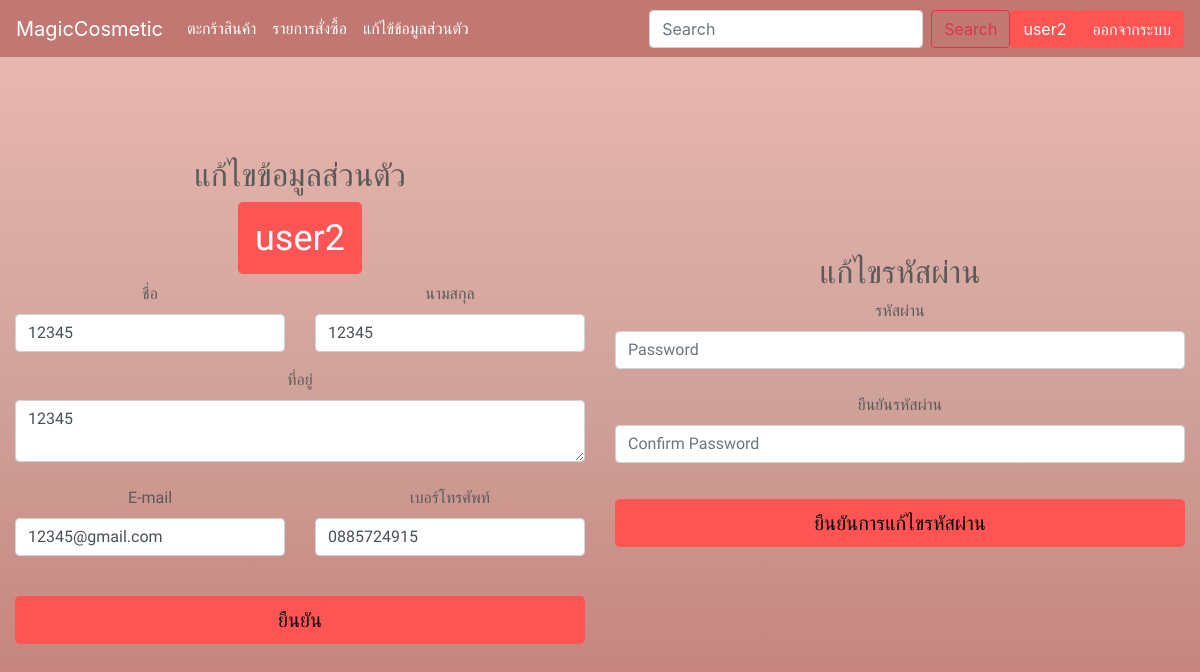
/Authentication/edit_user.php (signed in), run on the app's committed database.
### tables this page shows
CREATE TABLE `user` (
  `User_ID` int(11) NOT NULL,
  `Username` varchar(12) NOT NULL,
  `Password` varchar(80) NOT NULL,
  `User_fname` varchar(30) NOT NULL,
  `User_lname` varchar(30) NOT NULL,
  `User_add` varchar(50) NOT NULL,
  `User_email` varchar(30) NOT NULL,
  `User_tel` varchar(10) NOT NULL,
  `UserType_ID` int(11) NOT NULL
);

### Authentication/edit_user.php (the view, shortened to what this page needs)
<?php include('../header1.php');?>
<?php include "../connect.php"?>
<?php
$stmt = $pdo->prepare("SELECT * FROM user WHERE User_ID = ?");
$stmt->bindParam(1, $_SESSION["User_ID"]);
$stmt->execute();
$row = $stmt->fetch();
?>
<html>
<head>
</head>
<body>
<div class="container">
  <h2 class="font2" style="text-align: center;">แก้ไขข้อมูลส่วนตัว</h2>
  <form method="post" action="update_user.php" class="font2">
          <label for="inputUsername" class="btn btn-lg font1" style="background-color: #ff5454;color: #ffffff; font-size: 36px;"><?=$row["Username"]?></label>
<div class="row">
           <div class="col-md-6 mb-3">
          <label for="inputUser_fname">ชื่อ</label>
          <input type="text" id="User_fname" class="form-control"  value="<?=$row["User_fname"]?>" placeholder="First name" name="User_fname" required title="กรุณากรอกชื่อ" >
          </div>
 <div class="col-md-6 mb-3">
          <label for="inputUser_lname">นามสกุล</label>
          <input type="text" id="User_lname" class="form-control" value="<?=$row["User_lname"]?>" placeholder="Last name"	name="User_lname" required title="กรุณากรอกนามสกุล">
          </div>
</div>
          <label for="inputUser_Add">ที่อยู่</label>
          <textarea type="text" id="User_add" class="form-control" placeholder="Address"	name="User_add" required title="กรุณาที่อยู่" ><?=$row["User_add"]?></textarea><br>
      <div class="row">
      <div class="col-md-6 mb-3">
          <label for="inputUser_email">E-mail</label>
          <input type="text" id="User_email" class="form-control" value="<?=$row["User_email"]?>" placeholder="E-mail"	name="User_email" required title="กรุณากรอกอีเมลล์"><br></div>
<div class="col-md-6 mb-3">
          <label for="inputUser_tel">เบอร์โทรศัพท์</label>
          <input type="text" id="User_tel" class="form-control" value="<?=$row["User_tel"]?>" placeholder="Tel." pattern="[0-9]{10}"	name="User_tel" required title="กรุณากรอกเบอร์โทรศัพท์"><br></div>
      </div>
          <button type="submit" class="btn btn-lg btn-block font2" style="background-color: #ff5454">ยืนยัน</button>
  </form>
  </div>
  <div class="container">
  <h2 class="font2" style="text-align: center;">แก้ไขรหัสผ่าน</h2>
        <form  method="post" action="edit_password.php" class="font2">
          <label for="inputPassword4">รหัสผ่าน</label><br>
          <input type="password"  id="Password" placeholder="Password" name="Password" class="form-control" pattern="[a-zA-z0-9]{5,}" required required title="ตัวอักขระภาษาอังกฤษหรือตัวเลข 5ตัวขึ้นไป"><br>
          <label for="inputPassword4">ยืนยันรหัสผ่าน</label><br>
          <input type="password"  id="conpassword" placeholder="Confirm Password" name="conpassword" class="form-control" required onkeyup='check();'>
          <span id='message' class="font1" style="font-size: 24px;"></span><br>
          <button type="submit" class="btn btn-lg btn-block font2" style="background-color: #ff5454">ยืนยันการแก้ไขรหัสผ่าน</button>
        </form>
        </div>
</body>
</html

### carousel.css (style rules this page uses)
body { padding-top: 3rem; padding-bottom: 3rem; color: #5a5a5a; }

### loginCss.css (style rules this page uses)
html, body { height: 100%; }
body { display: -ms-flexbox; display: flex; -ms-flex-align: center; align-items: center; padding-top: 40px; padding-bottom: 40px; background-color: #f5f5f5; }

### data on the page
user: Username "user2", User_fname "12345", User_lname "12345", User_add "12345", User_email "12345@gmail.com", User_tel "0885724915"

### other printed values
$_SESSION["Username"] "user2"
